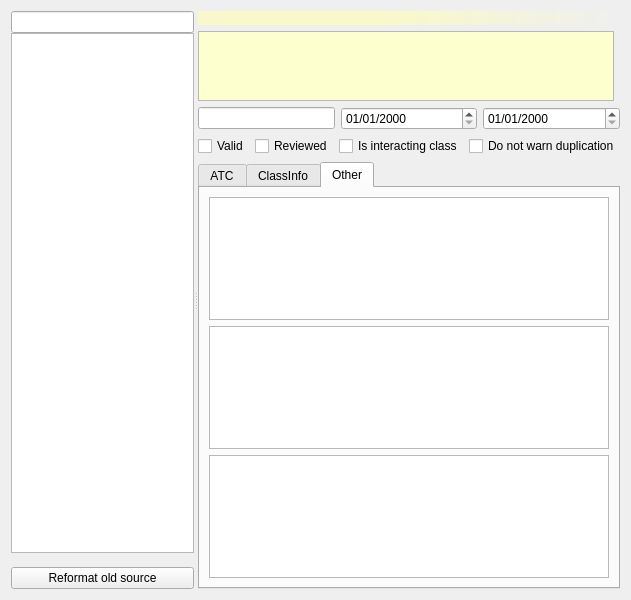
<?xml version="1.0" encoding="UTF-8"?>
<ui version="4.0">
 <class>DDI::Internal::InteractorEditorWidget</class>
 <widget class="QWidget" name="DDI::Internal::InteractorEditorWidget">
  <property name="geometry">
   <rect>
    <x>0</x>
    <y>0</y>
    <width>631</width>
    <height>600</height>
   </rect>
  </property>
  <property name="windowTitle">
   <string>Form</string>
  </property>
  <layout class="QGridLayout" name="gridLayout_2">
   <item row="1" column="0">
    <widget class="Utils::MiniSplitter" name="splitter">
     <property name="orientation">
      <enum>Qt::Horizontal</enum>
     </property>
     <widget class="QWidget" name="layoutWidget">
      <layout class="QVBoxLayout" name="treeLayout">
       <property name="spacing">
        <number>0</number>
       </property>
       <item>
        <widget class="Utils::QButtonLineEdit" name="searchLine"/>
       </item>
       <item>
        <widget class="QListView" name="molsListView"/>
       </item>
       <item>
        <widget class="QLabel" name="sumLabel">
         <property name="text">
          <string/>
         </property>
        </widget>
       </item>
       <item>
        <widget class="QPushButton" name="reformatOldSource">
         <property name="text">
          <string>Reformat old source</string>
         </property>
        </widget>
       </item>
      </layout>
     </widget>
     <widget class="QWidget" name="widgetContainer" native="true">
      <layout class="QGridLayout" name="gridLayout_3">
       <property name="leftMargin">
        <number>0</number>
       </property>
       <property name="topMargin">
        <number>0</number>
       </property>
       <property name="rightMargin">
        <number>0</number>
       </property>
       <property name="bottomMargin">
        <number>0</number>
       </property>
       <item row="1" column="0" colspan="2">
        <widget class="QLabel" name="interactorLabel">
         <property name="font">
          <font>
           <weight>75</weight>
           <bold>true</bold>
          </font>
         </property>
         <property name="styleSheet">
          <string notr="true">background:qlineargradient(spread:pad, x1:0, y1:0, x2:1, y2:0, stop:0.464 rgba(255, 255, 176, 149), stop:1 rgba(255, 255, 255, 0))</string>
         </property>
         <property name="text">
          <string/>
         </property>
         <property name="textInteractionFlags">
          <set>Qt::LinksAccessibleByMouse|Qt::TextSelectableByMouse</set>
         </property>
        </widget>
       </item>
       <item row="8" column="0" colspan="2">
        <widget class="QTabWidget" name="tabWidget">
         <property name="currentIndex">
          <number>2</number>
         </property>
         <widget class="QWidget" name="tabAtc">
          <attribute name="title">
           <string>ATC</string>
          </attribute>
          <layout class="QGridLayout" name="gridLayout">
           <item row="4" column="0" colspan="3">
            <layout class="QHBoxLayout" name="horizontalLayout">
             <item>
              <widget class="Views::TableView" name="atcTableView"/>
             </item>
             <item>
              <widget class="Views::TableView" name="classChildrenTableView"/>
             </item>
            </layout>
           </item>
           <item row="3" column="0">
            <widget class="QLabel" name="label_3">
             <property name="sizePolicy">
              <sizepolicy hsizetype="Fixed" vsizetype="Preferred">
               <horstretch>0</horstretch>
               <verstretch>0</verstretch>
              </sizepolicy>
             </property>
             <property name="text">
              <string>De</string>
             </property>
            </widget>
           </item>
           <item row="2" column="0">
            <widget class="QLabel" name="label_2">
             <property name="sizePolicy">
              <sizepolicy hsizetype="Fixed" vsizetype="Preferred">
               <horstretch>0</horstretch>
               <verstretch>0</verstretch>
              </sizepolicy>
             </property>
             <property name="text">
              <string>En</string>
             </property>
            </widget>
           </item>
           <item row="2" column="1" colspan="2">
            <widget class="QLineEdit" name="enLabel"/>
           </item>
           <item row="1" column="0">
            <widget class="QLabel" name="label">
             <property name="sizePolicy">
              <sizepolicy hsizetype="Fixed" vsizetype="Preferred">
               <horstretch>0</horstretch>
               <verstretch>0</verstretch>
              </sizepolicy>
             </property>
             <property name="text">
              <string>Fr</string>
             </property>
            </widget>
           </item>
           <item row="1" column="1" colspan="2">
            <widget class="QLineEdit" name="frLabel"/>
           </item>
           <item row="0" column="1">
            <widget class="QCheckBox" name="isAutoFound">
             <property name="text">
              <string>AutoFound</string>
             </property>
            </widget>
           </item>
           <item row="3" column="1" colspan="2">
            <widget class="QLineEdit" name="deLabel"/>
           </item>
          </layout>
         </widget>
         <widget class="QWidget" name="tabClassInfo">
          <attribute name="title">
           <string>ClassInfo</string>
          </attribute>
          <layout class="QGridLayout" name="gridLayout_6">
           <item row="2" column="1">
            <widget class="QPlainTextEdit" name="classInfoDe"/>
           </item>
           <item row="1" column="1">
            <widget class="QPlainTextEdit" name="classInfoEn"/>
           </item>
           <item row="0" column="1">
            <widget class="QPlainTextEdit" name="classInfoFr"/>
           </item>
           <item row="2" column="0">
            <widget class="QLabel" name="label_7">
             <property name="text">
              <string>De</string>
             </property>
            </widget>
           </item>
           <item row="1" column="0">
            <widget class="QLabel" name="label_6">
             <property name="text">
              <string>En</string>
             </property>
            </widget>
           </item>
           <item row="0" column="0">
            <widget class="QLabel" name="label_5">
             <property name="text">
              <string>Fr</string>
             </property>
            </widget>
           </item>
          </layout>
         </widget>
         <widget class="QWidget" name="tabOther">
          <attribute name="title">
           <string>Other</string>
          </attribute>
          <layout class="QGridLayout" name="gridLayout_4">
           <item row="0" column="0">
            <widget class="QListView" name="pmidListView"/>
           </item>
           <item row="1" column="0">
            <widget class="QTextEdit" name="commentTextEdit">
             <property name="toolTip">
              <string>Comment</string>
             </property>
            </widget>
           </item>
           <item row="2" column="0">
            <widget class="QListView" name="reviewersListView"/>
           </item>
          </layout>
         </widget>
        </widget>
       </item>
       <item row="3" column="0" colspan="2">
        <layout class="QHBoxLayout" name="horizontalLayout_2">
         <item>
          <widget class="QLineEdit" name="reference">
           <property name="sizePolicy">
            <sizepolicy hsizetype="Preferred" vsizetype="Fixed">
             <horstretch>0</horstretch>
             <verstretch>0</verstretch>
            </sizepolicy>
           </property>
           <property name="minimumSize">
            <size>
             <width>50</width>
             <height>0</height>
            </size>
           </property>
           <property name="toolTip">
            <string>Reference (default is FreeMedForms)</string>
           </property>
          </widget>
         </item>
         <item>
          <widget class="QDateEdit" name="dateCreation">
           <property name="toolTip">
            <string>Creation date</string>
           </property>
           <property name="displayFormat">
            <string>dd/MM/yyyy</string>
           </property>
          </widget>
         </item>
         <item>
          <widget class="QDateEdit" name="dateUpdate">
           <property name="toolTip">
            <string>Last update</string>
           </property>
           <property name="displayFormat">
            <string>dd/MM/yyyy</string>
           </property>
          </widget>
         </item>
        </layout>
       </item>
       <item row="5" column="0" colspan="2">
        <layout class="QHBoxLayout" name="horizontalLayout_3">
         <item>
          <widget class="QCheckBox" name="valid">
           <property name="text">
            <string>Valid</string>
           </property>
          </widget>
         </item>
         <item>
          <widget class="QCheckBox" name="isReviewed">
           <property name="text">
            <string>Reviewed</string>
           </property>
          </widget>
         </item>
         <item>
          <widget class="QCheckBox" name="isClass">
           <property name="text">
            <string>Is interacting class</string>
           </property>
          </widget>
         </item>
         <item>
          <widget class="QCheckBox" name="notWarnDuplicated">
           <property name="text">
            <string>Do not warn duplication</string>
           </property>
          </widget>
         </item>
        </layout>
       </item>
       <item row="2" column="0">
        <widget class="QTextBrowser" name="messages">
         <property name="palette">
          <palette>
           <active>
            <colorrole role="Base">
             <brush brushstyle="SolidPattern">
              <color alpha="255">
               <red>253</red>
               <green>255</green>
               <blue>206</blue>
              </color>
             </brush>
            </colorrole>
           </active>
           <inactive>
            <colorrole role="Base">
             <brush brushstyle="SolidPattern">
              <color alpha="255">
               <red>253</red>
               <green>255</green>
               <blue>206</blue>
              </color>
             </brush>
            </colorrole>
           </inactive>
           <disabled>
            <colorrole role="Base">
             <brush brushstyle="SolidPattern">
              <color alpha="255">
               <red>212</red>
               <green>208</green>
               <blue>200</blue>
              </color>
             </brush>
            </colorrole>
           </disabled>
          </palette>
         </property>
         <property name="html">
          <string notr="true">&lt;!DOCTYPE HTML PUBLIC &quot;-//W3C//DTD HTML 4.0//EN&quot; &quot;http://www.w3.org/TR/REC-html40/strict.dtd&quot;&gt;
&lt;html&gt;&lt;head&gt;&lt;meta name=&quot;qrichtext&quot; content=&quot;1&quot; /&gt;&lt;style type=&quot;text/css&quot;&gt;
p, li { white-space: pre-wrap; }
&lt;/style&gt;&lt;/head&gt;&lt;body style=&quot; font-family:'Lucida Grande'; font-size:13pt; font-weight:400; font-style:normal;&quot;&gt;
&lt;p style=&quot;-qt-paragraph-type:empty; margin-top:0px; margin-bottom:0px; margin-left:0px; margin-right:0px; -qt-block-indent:0; text-indent:0px;&quot;&gt;&lt;br /&gt;&lt;/p&gt;&lt;/body&gt;&lt;/html&gt;</string>
         </property>
        </widget>
       </item>
      </layout>
     </widget>
    </widget>
   </item>
   <item row="0" column="0">
    <layout class="QHBoxLayout" name="toolbarLayout"/>
   </item>
  </layout>
 </widget>
 <customwidgets>
  <customwidget>
   <class>Utils::QButtonLineEdit</class>
   <extends>QLineEdit</extends>
   <header location="global">utils/widgets/qbuttonlineedit.h</header>
  </customwidget>
  <customwidget>
   <class>Views::TableView</class>
   <extends>QTableView</extends>
   <header location="global">listviewplugin/tableview.h</header>
  </customwidget>
  <customwidget>
   <class>Utils::MiniSplitter</class>
   <extends>QSplitter</extends>
   <header location="global">utils/widgets/minisplitter.h</header>
   <container>1</container>
  </customwidget>
 </customwidgets>
 <tabstops>
  <tabstop>searchLine</tabstop>
  <tabstop>molsListView</tabstop>
  <tabstop>messages</tabstop>
  <tabstop>reference</tabstop>
  <tabstop>dateCreation</tabstop>
  <tabstop>dateUpdate</tabstop>
  <tabstop>isReviewed</tabstop>
  <tabstop>isClass</tabstop>
  <tabstop>notWarnDuplicated</tabstop>
  <tabstop>tabWidget</tabstop>
  <tabstop>isAutoFound</tabstop>
  <tabstop>frLabel</tabstop>
  <tabstop>enLabel</tabstop>
  <tabstop>deLabel</tabstop>
  <tabstop>atcTableView</tabstop>
  <tabstop>classChildrenTableView</tabstop>
  <tabstop>classInfoFr</tabstop>
  <tabstop>classInfoEn</tabstop>
  <tabstop>classInfoDe</tabstop>
  <tabstop>pmidListView</tabstop>
  <tabstop>commentTextEdit</tabstop>
  <tabstop>reviewersListView</tabstop>
  <tabstop>reformatOldSource</tabstop>
 </tabstops>
 <resources/>
 <connections/>
</ui>
